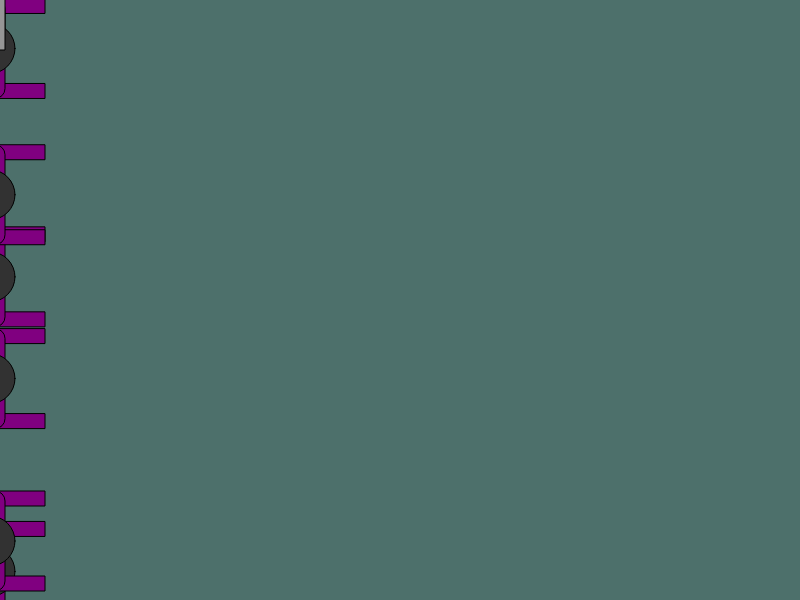
Frame 1 (no input)
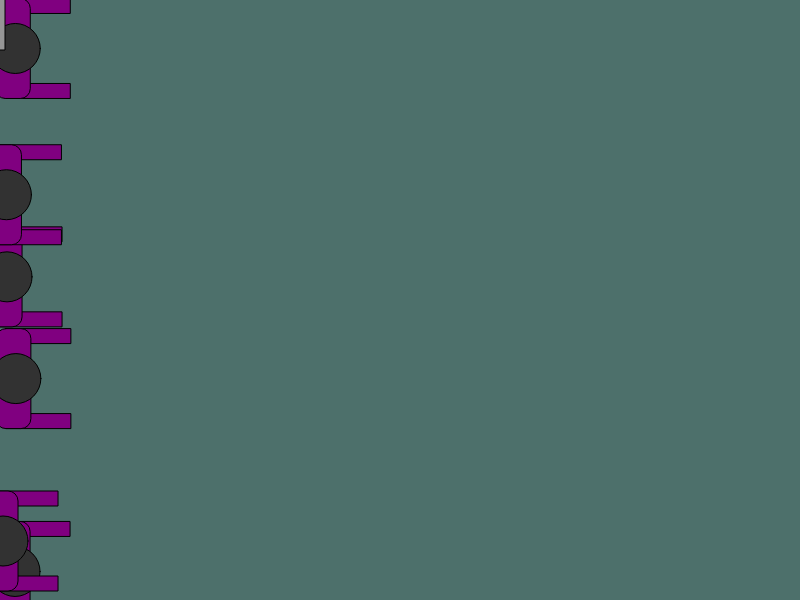
Frame 60 (no input)
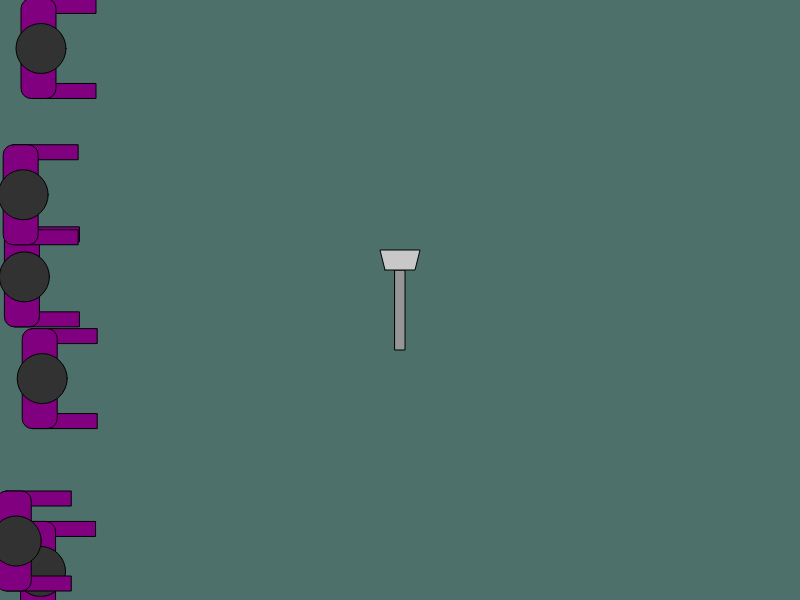
Frame 120 (the mouse pressed at the canvas centre since frame 60)

The p5.js sketch that drew these frames (run headless with seeded random() and noise() and a simulated clock; from frame 60 on, the mouse is pressed at the canvas centre):

// p5.js sketch
// ── sketch.js
/*
Hack it: Zombie Attack

The program creates a horde of zombies that cross the canvas. Read the code
and make the following enhancements

1. Split the code up into muliple files one for each constructor
2. Give each zombie a health property
3. Add a shovel! When the zombie is clicked on the head their health decreases
	* Add a 'clicked' method to the zombie to check if x and y coordinates, taken as arguments
	 are over the zombies head (you can use the dist function) and decrease health
	* In the horde constructor create a new method to check each zombies clicked method
	* also remove from the array any zombies whoes health is below 0.
	* call the method in horde from mousePressed();
4. When a zombie is killed make sure a new zombie is added to the horde.
5. Extension: Make it a game where the idea is to keep the zombies from the right of the screen
for as long as possible.
*/

//variable to store the zombie horde
var horde;
var shovel;

function setup() {
	createCanvas(800, 600);

	//create a new horde and add zombies
	horde = new Horde();
	horde.addZombies(7);
	shovel = new Shovel();

}

function draw() {
	background(77, 112, 107);
	this.horde.drawZombies();
	shovel.draw();

}

function mousePressed() {
	shovel.hitZombies(horde.zombies);
}





// ── Horde.js
//Constructor for the horde
function Horde() {
	//an array of zombies
	this.zombies = [];

	//call each zombies drawing code and update it's location ready to be drawn again
	this.drawZombies = function() {
		for (var i = 0; i < this.zombies.length; i++) {
			this.zombies[i].draw();
			this.zombies[i].updateLocation();
		}
	}

	//add n zombies to the horde
	this.addZombies = function(number) {
		for (let i = 0; i < number; i++) {
			this.zombies.push(new zombie(random(width), random(height)));
		}
	};
}
// ── Shotgun.js
function Shotgun() {
    this.sparks = [];

    this.draw = function() {
        // Drawing the shotgun
        push();
        translate(mouseX, mouseY);
        rotate(-PI / 2);
        fill(100);
        rect(-10, -30, 20, 100);
        fill(150);
        ellipse(-10, -30, 30, 10);
        pop();

        // Drawing the sparks
        for (let i = this.sparks.length - 1; i >= 0; i--) {
            const spark = this.sparks[i];
            fill(spark.color);
            ellipse(spark.x, spark.y, spark.size);
            spark.x += spark.vx;
            spark.y += spark.vy;
            spark.vy += spark.gravity;
            spark.size *= 0.95; // Make the sparks shrink over time
            if (spark.size < 0.5) {
                this.sparks.splice(i, 1); // Remove small sparks
            }
        }
    };

    this.createSparks = function() {
        for (let i = 0; i < 80; i++) {  // Increase the number of sparks for a wider spread
            const angle = random(-PI / 4, PI / 4);  // Increase the angle range for a wider spread
            const speed = random(2, 5);
            const vx = -speed * cos(angle);  // Negative velocity for left direction
            const vy = speed * sin(angle);
    
            this.sparks.push({
                x: mouseX,
                y: mouseY,
                vx: vx,
                vy: vy,
                size: random(5, 10),
                color: color(random(200, 255), random(200, 255), 0),
                gravity: 0.1
            });
        }
    };

    this.fire = function(zombies) {
        // Create sparks on firing
        this.createSparks();

        for (let i = zombies.length - 1; i >= 0; i--) {
            let zombie = zombies[i];
            let d = dist(mouseX, mouseY, zombie.x, zombie.y);

            let coneLength = 6 * 37.7952; // 4 cm to pixels
            let coneWidth = 3 * 37.7952;  // 3 cm to pixels

            if (d < coneLength) {
                let angle = atan2(zombie.y - mouseY, zombie.x - mouseX);
                for (let j = 0; j < 10; j++) {
                    this.sparks.push({
                        x: mouseX,
                        y: mouseY,
                        vx: coneLength * cos(angle) * random(0.8, 1.2),
                        vy: coneWidth * sin(angle) * random(0.8, 1.2),
                        size: random(5, 10),
                        color: color(255, 0, 0, 150),
                        gravity: 0.1
                    });
                }

                zombie.health -= 50;
                if (zombie.health <= 0) {
                    zombies.splice(i, 1);
                    horde.addZombies(1);
                }
            }
        }
    };
}
// ── Shovel.js
//shovel constructor
function Shovel() {
	this.draw = function() {
		fill(150);
		rect(mouseX - 5, mouseY - 30, 10, 80);
        fill(200);
        beginShape();
        vertex(mouseX - 15, mouseY - 30);
        vertex(mouseX + 15, mouseY - 30);
        vertex(mouseX + 20, mouseY - 50);
        vertex(mouseX - 20, mouseY - 50);
        endShape(CLOSE);
	}

	this.hitZombies = function(zombies) {
		for (var i = zombies.length - 1; i >= 0; i--) {
			if (zombies[i].isHit(mouseX, mouseY)) {
				zombies[i].health -= 10;
				if (zombies[i].health <= 0) {
					zombies.splice(i, 1);
					horde.addZombies(1); // Add a new zombie when one is killed
				}
				break;
			}
		}
	}
}
// ── Zombie.js
//constructor for the Zombies
function zombie(y) {
	//initial x so all zombies start to the left of the screen
	this.x = -10;
	this.y = y;
	//set a random speed
	this.speed = random(0.2, 0.5);

	this.health = 1;

	this.isHit = function(x, y) {
		var d = dist(x, y, this.x, this.y);
		return d < 25;
	}

	//draw the zombie to the screen
	this.draw = function() {
		push();
		//arms
		fill(128, 0, 128);
		rect(this.x - 10, this.y - 50, 65, 15);
		rect(this.x - 10, this.y + 35, 65, 15);
		//shoulders
		rect(this.x - 20, this.y - 50, 35, 100, 10);
		//head
		fill(50);
		ellipse(this.x, this.y, 50);
		pop();
	}

	//update the zombies x location as it lumbers across the screen
	this.updateLocation = function() {
		this.x += this.speed;
	}
}
